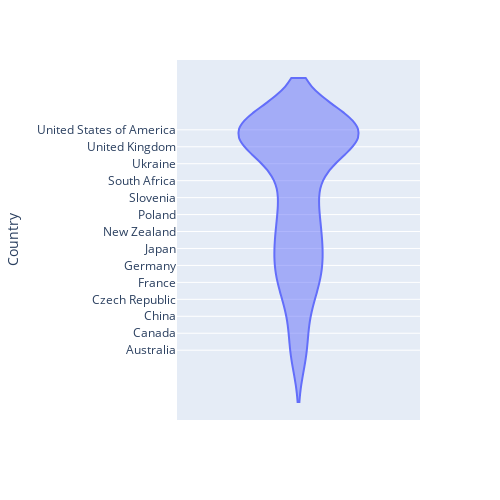
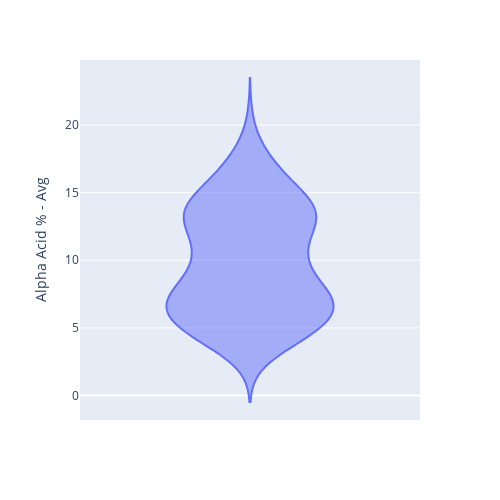
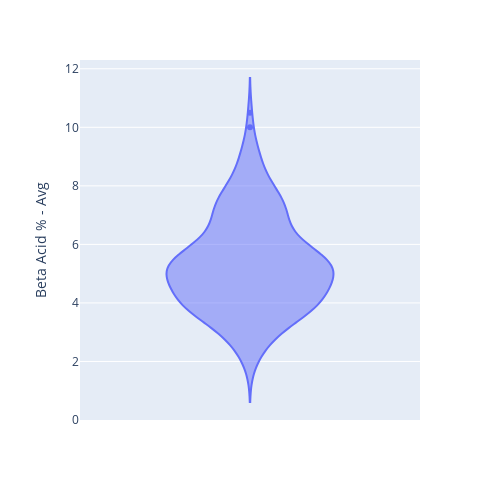
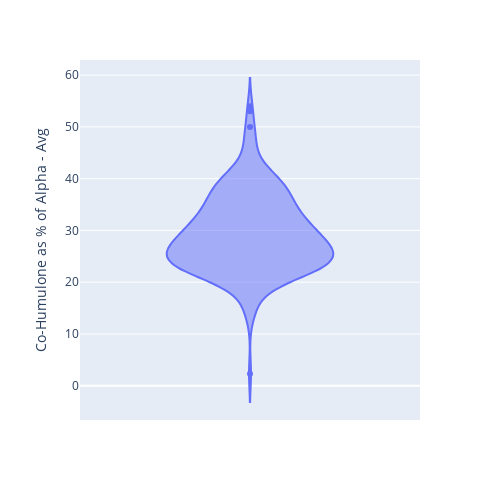

Write notebook code for charts like these, in order.
### Code cell
for i in hops.columns[1:]:
    fig = px.violin(hops, y=i, height=500, width=500)
    fig.show()

### Figure 1 — Plotly figure (JSON) as saved in the notebook; plotly's stock layout.template omitted (floating-point values rounded to 4 significant figures; data arrays with more than 128 entries replaced by an {"elided": "..."} marker saying what was removed)
{"data": [{"alignmentgroup": "True", "box": {"visible": false}, "hovertemplate": "Country=%{y}<extra></extra>", "legendgroup": "", "marker": {"color": "#636efa"}, "name": "", "offsetgroup": "", "orientation": "v", "scalegroup": "True", "showlegend": false, "type": "violin", "x0": " ", "xaxis": "x", "y": {"elided": "213 str values"}, "y0": " ", "yaxis": "y"}], "layout": {"height": 500, "legend": {"tracegroupgap": 0}, "margin": {"t": 60}, "violinmode": "group", "width": 500, "xaxis": {"anchor": "y", "domain": [0, 1]}, "yaxis": {"anchor": "x", "domain": [0, 1], "title": {"text": "Country"}}}}

### Figure 2 — Plotly figure (JSON) as saved in the notebook; plotly's stock layout.template omitted (floating-point values rounded to 4 significant figures; data arrays with more than 128 entries replaced by an {"elided": "..."} marker saying what was removed)
{"data": [{"alignmentgroup": "True", "box": {"visible": false}, "hovertemplate": "Alpha Acid % - Avg=%{y}<extra></extra>", "legendgroup": "", "marker": {"color": "#636efa"}, "name": "", "offsetgroup": "", "orientation": "v", "scalegroup": "True", "showlegend": false, "type": "violin", "x0": " ", "xaxis": "x", "y": {"elided": "213 float values"}, "y0": " ", "yaxis": "y"}], "layout": {"height": 500, "legend": {"tracegroupgap": 0}, "margin": {"t": 60}, "violinmode": "group", "width": 500, "xaxis": {"anchor": "y", "domain": [0, 1]}, "yaxis": {"anchor": "x", "domain": [0, 1], "title": {"text": "Alpha Acid % - Avg"}}}}

### Figure 3 — Plotly figure (JSON) as saved in the notebook; plotly's stock layout.template omitted (floating-point values rounded to 4 significant figures; data arrays with more than 128 entries replaced by an {"elided": "..."} marker saying what was removed)
{"data": [{"alignmentgroup": "True", "box": {"visible": false}, "hovertemplate": "Beta Acid % - Avg=%{y}<extra></extra>", "legendgroup": "", "marker": {"color": "#636efa"}, "name": "", "offsetgroup": "", "orientation": "v", "scalegroup": "True", "showlegend": false, "type": "violin", "x0": " ", "xaxis": "x", "y": {"elided": "213 float values"}, "y0": " ", "yaxis": "y"}], "layout": {"height": 500, "legend": {"tracegroupgap": 0}, "margin": {"t": 60}, "violinmode": "group", "width": 500, "xaxis": {"anchor": "y", "domain": [0, 1]}, "yaxis": {"anchor": "x", "domain": [0, 1], "title": {"text": "Beta Acid % - Avg"}}}}

### Figure 4 — Plotly figure (JSON) as saved in the notebook; plotly's stock layout.template omitted (floating-point values rounded to 4 significant figures; data arrays with more than 128 entries replaced by an {"elided": "..."} marker saying what was removed)
{"data": [{"alignmentgroup": "True", "box": {"visible": false}, "hovertemplate": "Co-Humulone as % of Alpha - Avg=%{y}<extra></extra>", "legendgroup": "", "marker": {"color": "#636efa"}, "name": "", "offsetgroup": "", "orientation": "v", "scalegroup": "True", "showlegend": false, "type": "violin", "x0": " ", "xaxis": "x", "y": {"elided": "213 float values"}, "y0": " ", "yaxis": "y"}], "layout": {"height": 500, "legend": {"tracegroupgap": 0}, "margin": {"t": 60}, "violinmode": "group", "width": 500, "xaxis": {"anchor": "y", "domain": [0, 1]}, "yaxis": {"anchor": "x", "domain": [0, 1], "title": {"text": "Co-Humulone as % of Alpha - Avg"}}}}
